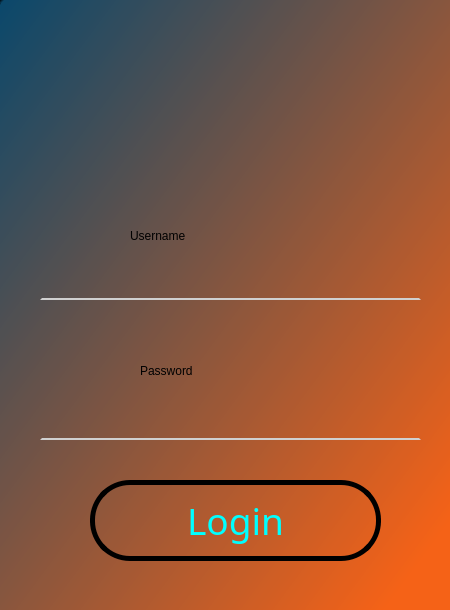
<?xml version="1.0" encoding="UTF-8"?>
<ui version="4.0">
 <class>Dialog</class>
 <widget class="QDialog" name="Dialog">
  <property name="geometry">
   <rect>
    <x>0</x>
    <y>0</y>
    <width>450</width>
    <height>610</height>
   </rect>
  </property>
  <property name="minimumSize">
   <size>
    <width>450</width>
    <height>610</height>
   </size>
  </property>
  <property name="maximumSize">
   <size>
    <width>450</width>
    <height>610</height>
   </size>
  </property>
  <property name="windowTitle">
   <string>Dialog</string>
  </property>
  <property name="styleSheet">
   <string notr="true">QDialog#Dialog{background-color:qlineargradient(spread:pad, x1:0, y1:0, x2:1, y2:1, stop:0 rgba(0, 0, 0, 255), stop:0.00497512 rgba(11, 72, 107, 255), stop:0.925373 rgba(245, 98, 23, 255))}</string>
  </property>
  <widget class="QPushButton" name="pushButton">
   <property name="geometry">
    <rect>
     <x>90</x>
     <y>480</y>
     <width>291</width>
     <height>81</height>
    </rect>
   </property>
   <property name="font">
    <font>
     <family>Segoe UI blod</family>
     <pointsize>28</pointsize>
     <weight>10</weight>
     <italic>false</italic>
     <bold>false</bold>
    </font>
   </property>
   <property name="styleSheet">
    <string notr="true">QPushButton {color:rgb(0, 255, 255);
font: 87 28pt &quot;Segoe UI&quot; blod;

border: 5px solid black;
border-radius:40px;
}
QPushButton:pressed {
	background-color: rgb(0, 0, 0);
}</string>
   </property>
   <property name="text">
    <string>Login</string>
   </property>
  </widget>
  <widget class="QLineEdit" name="lineEdit">
   <property name="geometry">
    <rect>
     <x>40</x>
     <y>270</y>
     <width>381</width>
     <height>30</height>
    </rect>
   </property>
   <property name="minimumSize">
    <size>
     <width>0</width>
     <height>30</height>
    </size>
   </property>
   <property name="styleSheet">
    <string notr="true">QLineEdit{ 
color:rgb(255, 255, 255);
background-color:rgba(0,0,0,0);
	font: 16pt &quot;Verdana&quot;;
border-width: 2px;
 border-style: solid red;
 border-color:  rgb(208, 208, 208);
border-top-style:none; 

}</string>
   </property>
  </widget>
  <widget class="QLabel" name="label_2">
   <property name="geometry">
    <rect>
     <x>140</x>
     <y>350</y>
     <width>205</width>
     <height>41</height>
    </rect>
   </property>
   <property name="styleSheet">
    <string notr="true">
font: 24pt &quot;Segoe UI&quot;;
color:rgb(0,0,0)</string>
   </property>
   <property name="text">
    <string>Password</string>
   </property>
  </widget>
  <widget class="QLabel" name="label">
   <property name="geometry">
    <rect>
     <x>130</x>
     <y>210</y>
     <width>205</width>
     <height>51</height>
    </rect>
   </property>
   <property name="styleSheet">
    <string notr="true">
font: 24pt &quot;Segoe UI&quot;;
color:rgb(0,0,0)</string>
   </property>
   <property name="text">
    <string>Username</string>
   </property>
  </widget>
  <widget class="QLineEdit" name="lineEdit_3">
   <property name="geometry">
    <rect>
     <x>40</x>
     <y>410</y>
     <width>381</width>
     <height>30</height>
    </rect>
   </property>
   <property name="minimumSize">
    <size>
     <width>0</width>
     <height>30</height>
    </size>
   </property>
   <property name="styleSheet">
    <string notr="true">QLineEdit{ 
color:rgb(255, 255, 255);
background-color:rgba(0,0,0,0);
	font: 16pt &quot;Verdana&quot;;
border-width: 2px;
 border-style: solid red;
 border-color:  rgb(208, 208, 208);
border-top-style:none; 

}</string>
   </property>
  </widget>
  <widget class="QLabel" name="label_3">
   <property name="geometry">
    <rect>
     <x>140</x>
     <y>30</y>
     <width>161</width>
     <height>171</height>
    </rect>
   </property>
   <property name="text">
    <string/>
   </property>
   <property name="pixmap">
    <pixmap>:/newPrefix/User icon.png</pixmap>
   </property>
  </widget>
 </widget>
 <resources>
  <include location="sing in.qrc"/>
  <include location="../../../nachi/Documents/resoure file/icon/source.qrc"/>
 </resources>
 <connections/>
</ui>
